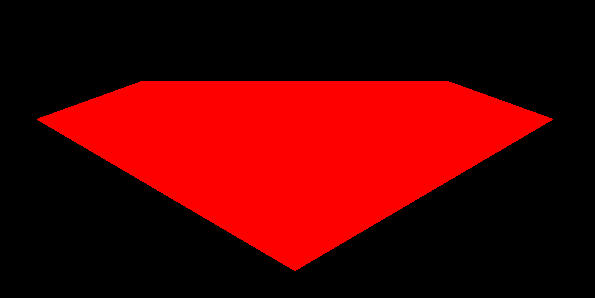
#> input picture Lab10/inputimg.png, 595 x 298 px
$ python Q2.py
#> lines starting #> are read from the running program, lines starting #| are printed output that depends on the picture
import numpy as np
import cv2
import copy
from matplotlib import pyplot as plt

img = cv2.imread("inputimg.png")
#> img is the input picture: shape (298, 595, 3); mean B, G, R 0, 0, 79.3
# plt.imshow(img)
# plt.show()
(height, width) = img.shape[:2]
#> height = 298; width = 595

#scaling
res = cv2.resize(img, (int(width*2), int(height*2)))
cv2.imwrite('scaled_img.jpg', res)


(rows, cols) = img.shape[:2]
#> rows = 298; cols = 595
# getRotationMatrix2D creates a matrix needed for transformation.
# We want matrix for rotation w.r.t center to 45 degree without scaling.
M = cv2.getRotationMatrix2D((cols / 2, rows / 2), 15, 1)
res = cv2.warpAffine(img, M, (cols, rows))
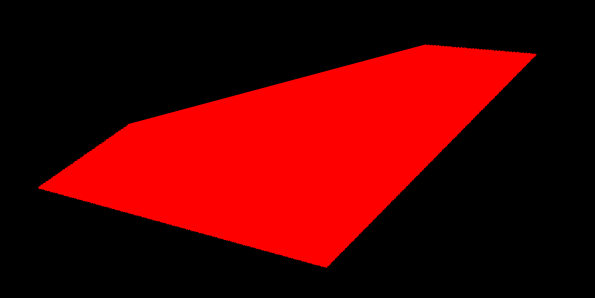
#> res: shape (298, 595, 3); mean B, G, R 0, 0, 79.3
cv2.imwrite('rotated_img.jpg', res)

# [5 lines of commented-out code are left out]

M = np.float32([[1, 0, 10], [0, 1, 20]])
res2 = cv2.warpAffine(img, M, (cols, rows))
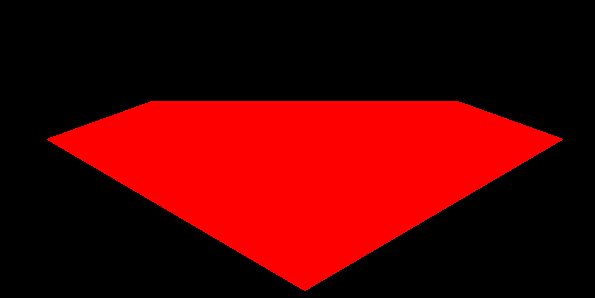
#> res2: shape (298, 595, 3); mean B, G, R 0, 0, 79.3
cv2.imwrite('translated.jpg', res2)


# new=copy.deepcopy(img)
# # for i in range(int(height)):
# #     for j in range(int(width)):
# #         new[2*i][2*j]=img[i][j]
# cv2.imwrite('scaled_custom.jpg', new)
